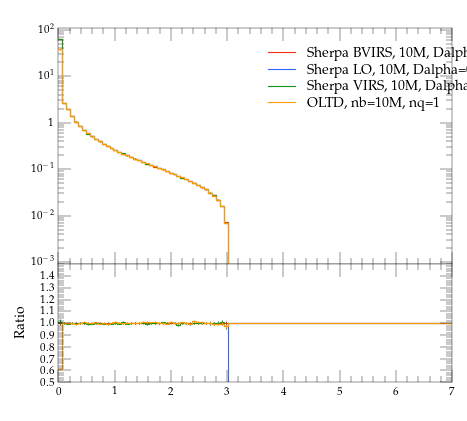

Here is the Python script that generated this plot:
#! /usr/bin/env python

# This Python script was auto-generated using YODA v2.0.0.
# Analysis object: /evtb/cutEg_jg_pt
# Timestamp: 15-04-2024 (14:31:35)

import matplotlib as mpl
import matplotlib.pyplot as plt
mpl.use('Agg') # comment out for interactive use
import os
import numpy as np

plotDir = os.path.split(os.path.realpath(__file__))[0]
if 'YODA_USER_PLOT_PATH' in globals():
    plot_outdir = globals()['YODA_USER_PLOT_PATH']
else:
    plot_outdir = plotDir

#plot style
plt.style.use(os.path.join(plotDir, '../default.mplstyle'))
# plot metadata
figW, figH = plt.rcParams['figure.figsize']
ax_xLabel = r''
ax_yLabel = r''
ax_title  = r''
ax_xScale = 'linear'
ax_yScale = 'log'
xLims = (0.0, 7.0)
yLims = (0.0009000000000000001, 110.00000000000001)

# TeX-friendly labels for the legend
labels = [ r"Sherpa BVIRS, 10M, Dalpha=0.01", r"Sherpa LO, 10M, Dalpha=0.01", r"Sherpa VIRS, 10M, Dalpha=0.01", r"OLTD, nb=10M, nq=1" ]

# Create figure and axis objects
fig, (ax, ratio0_ax) = plt.subplots(2, 1, sharex=True,
                  figsize=(figW,figH), gridspec_kw={'height_ratios': (2, 1)})
ratio0_ax.yaxis.set_major_locator(mpl.ticker.MultipleLocator(0.1))
ratio0_ax.set_ylim(0.5, 1.4999)
ratio0_ax.set_ylabel('Ratio')

# LineColor map: curve index -> color
linecolors = {0: '#EE3311', 1: '#3366FF', 2: '#109618', 3: '#FF9900'}
# the numerical data is stored in a separate file
dataf = dict()
prefix = os.path.split(__file__)[0]
if prefix:    prefix = prefix + '/'
exec(open(prefix+'cutEg_jg_pt__data.py').read(), dataf)


legend_handles = [] # keep track of handles for the legend

# style options for curves
# starts at zorder>=5 to draw curve on top of legend
styles = {
  'curve0': {
    'color' : linecolors[0],
    'linestyle' : '-',
    'marker' : 'o',
    'zorder' : 5,
    'histstyle' : True,
  },
  'curve1': {
    'color' : linecolors[1],
    'linestyle' : '-',
    'marker' : 'o',
    'zorder' : 6,
    'histstyle' : True,
  },
  'curve2': {
    'color' : linecolors[2],
    'linestyle' : '-',
    'marker' : 'o',
    'zorder' : 7,
    'histstyle' : True,
  },
  'curve3': {
    'color' : linecolors[3],
    'linestyle' : '-',
    'marker' : 'o',
    'zorder' : 8,
    'histstyle' : True,
  },
}
# curve from input yoda files in main panel
for label in dataf['yvals'].keys():
    if all(np.isnan(v) for v in dataf['yvals'][label]):
        continue
    tmp = None
    if styles[label]['histstyle']: # draw as histogram
        tmp, = ax.plot(dataf['xedges'], dataf['yedges'][label],
                       color=styles[label]['color'],
                       linestyle=styles[label]['linestyle'],
                       drawstyle='steps-pre', solid_joinstyle='miter',
                       zorder=styles[label]['zorder'], label=label)
        ax.errorbar(dataf['xpoints'], dataf['yvals'][label], color=styles[label]['color'],
                    xerr=dataf['xerrs'], yerr=[dataf['ydowns'][label], dataf['yups'][label]],
                    linestyle='none', zorder=styles[label]['zorder'])
    else: # draw as scatter
        tmp = ax.errorbar(dataf['xpoints'], dataf['yvals'][label],
                          xerr=dataf['xerrs'],
                          yerr=[ dataf['ydowns'][label],
                          dataf['yups'][label] ],
                          fmt=styles[label]['marker'],
                          ecolor=styles[label]['color'],
                          color=styles[label]['color'], zorder=2)
        tmp[-1][0].set_linestyle(styles[label]['linestyle'])
    legend_handles += [tmp]
    for varLabel in dataf['variation_yvals'].keys():
        if varLabel.startswith(label):
            tmp, = ax.plot(dataf['xedges'], dataf['variation_yvals'][varLabel],
                           color=styles[label]['color'],
                           linestyle=styles[label]['linestyle'],
                           drawstyle='steps-pre', solid_joinstyle='miter',
                           zorder=styles[label]['zorder'], alpha=0.5)


# plots on ratio panel
# curve from input yoda files in ratio panel
for label, yvals in dataf['ratio0_yvals'].items():
    if all(np.isnan(v) for v in yvals):
        continue
    if styles[label]['histstyle']: # plot as histogram
        ratio0_ax.plot(dataf['xedges'], yvals,
                       color=styles[label]['color'],
                       linestyle=styles[label]['linestyle'],
                       drawstyle='steps-pre', zorder=1,
                       solid_joinstyle='miter')
        ratio0_ax.vlines(dataf['xpoints'],
                         dataf['ratio0_ymin'][label],
                         dataf['ratio0_ymax'][label],
                         color=styles[label]['color'], zorder=1)
    else: # plot as scatter
        tmp = ratio0_ax.errorbar(dataf['xpoints'],
                                 yvals, xerr=dataf['xerrs'],
                                 yerr=dataf['ratio0_yerrs'][label],
                                 fmt=styles[label]['marker'],
                                 ecolor=styles[label]['color'],
                                 color=styles[label]['color'])
        tmp[-1][0].set_linestyle(styles[label]['linestyle'])

    for varlabel in dataf['ratio0_variation_vals'].keys():
        if varlabel.startswith(label):
            ratio0_ax.plot(dataf['xedges'],
                            dataf['ratio0_variation_vals'][varlabel],
                            color=styles[label]['color'],
                            linestyle=styles[label]['linestyle'],
                            drawstyle='steps-pre', solid_joinstyle='miter',
                            zorder=1, alpha=0.5)

legend_pos = (0.5, 0.97)
ax.legend(legend_handles, labels, loc='upper left', bbox_to_anchor=legend_pos)

# set plot metadata as defined above
ratio0_ax.set_xlabel(ax_xLabel)
ratio0_ax.xaxis.set_label_coords(1., -.15)
ax.set_ylabel(ax_yLabel, loc='top')
ax.set_title(ax_title, loc='left')
ax.set_xscale(ax_xScale)
ax.set_yscale(ax_yScale)
ax.set_xlim(xLims)
ax.set_ylim(yLims)

# tick formatting
plt.rcParams['xtick.top'] = True
plt.rcParams['ytick.right'] = True
ax.yaxis.set_major_locator(mpl.ticker.LogLocator(base=10.0, numticks=np.inf))
ax.yaxis.set_minor_locator(mpl.ticker.LogLocator(
                           base=10.0, subs=np.arange(0.1, 1, 0.1), numticks=np.inf))
fig.align_ylabels((ax, ratio0_ax))
plt.savefig(os.path.join(plot_outdir, 'cutEg_jg_pt.pdf'), format='PDF')
plt.savefig(os.path.join(plot_outdir, 'cutEg_jg_pt.png'), format='PNG')

plt.close(fig)
